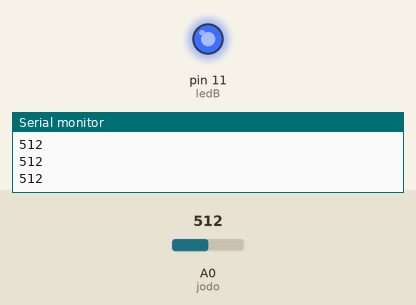
This sketch was run on a simulated Arduino Uno, built with avr-gcc and run on an emulated ATmega328P. Shown: output pins drawn as LEDs (lit = HIGH), the last lines printed to the serial monitor. The test bench sets the inputs (shaded band); at power-on: A0 (jodo) = 512.

Above: at 1.2 s.
1.3 s: A0 (jodo) set to 690
2.8 s: A0 (jodo) set to 709
At 3.7 s:
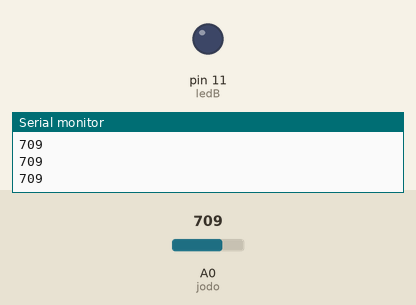
4.3 s: A0 (jodo) set to 511
At 5.0 s:
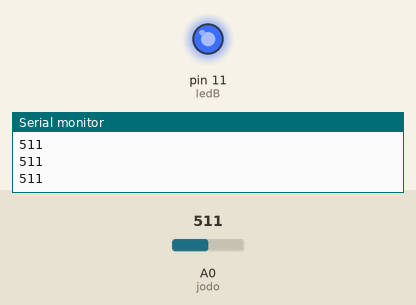
5.8 s: A0 (jodo) set to 710
At 6.3 s:
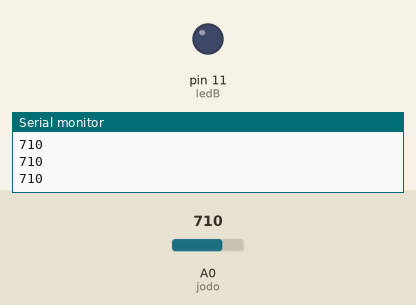
Timing chart, 0 to 8.3 s (numbered marks = the images above; inputs shaded):
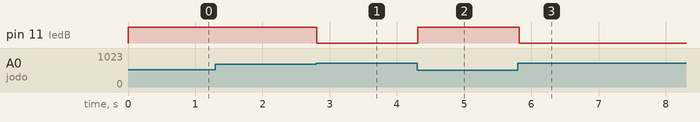

The sketch:

11_map_jodo.ino
```cpp
#define jodo  A0
int ledB = 11;

void setup() {
  pinMode(jodo, INPUT);
  pinMode(ledB, OUTPUT);

  Serial.begin(9600);
}

void loop() {
  int val = analogRead(jodo);

  Serial.println(val);

  // int value = map(val, 590, 910, 255, 0);
  // analogWrite(ledB, value);

  if(val <700) {
    digitalWrite(ledB, HIGH);
  }else {
    digitalWrite(ledB, LOW);
  }
    delay(100);


}
```

Measured:
- the behaviour switches between 699 and 700 on A0 (jodo) (found by bisection; images 0 and 1)
- after the input at 2.8 s, pin 11 (ledB): HIGH → LOW at once
- after the input at 4.3 s, pin 11 (ledB): LOW → HIGH at once
- after the input at 5.8 s, pin 11 (ledB): HIGH → LOW at once
